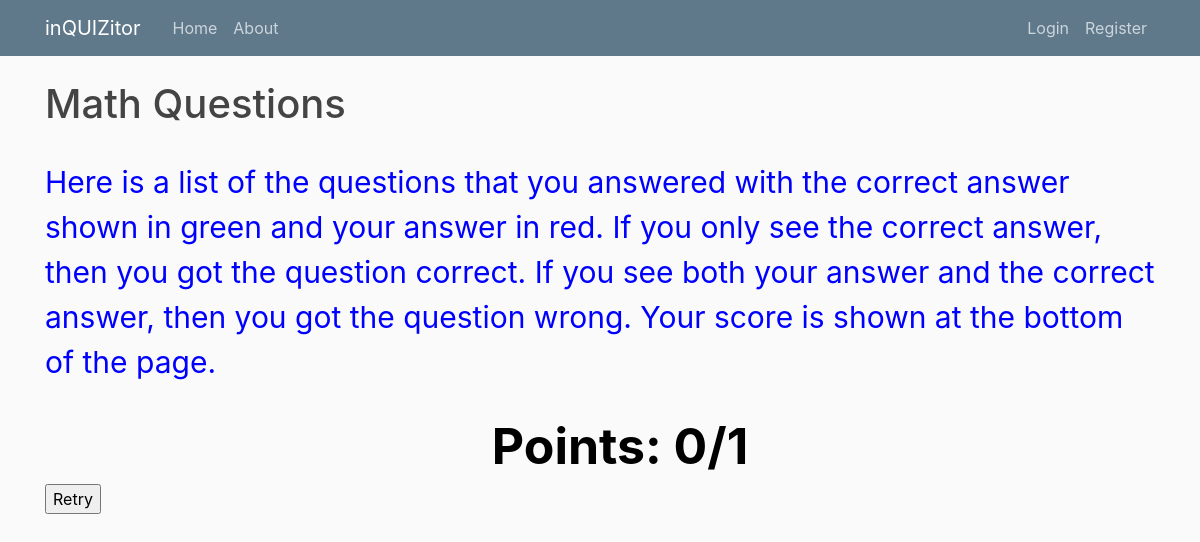
The app's page /polls/1/results/, older data.
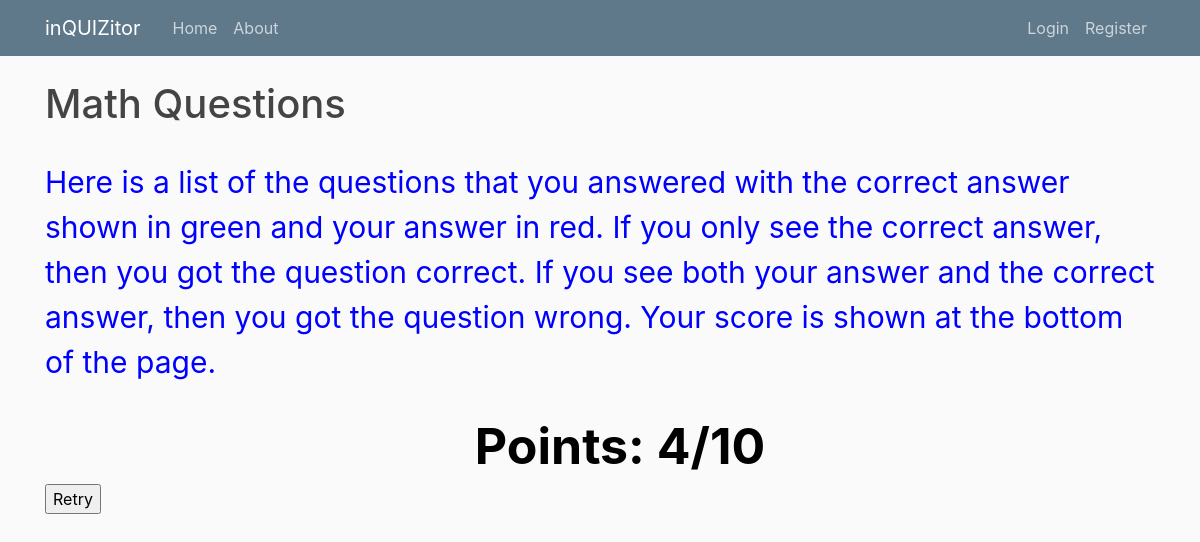
The same page, newer data.
### polls/models.py (models this page shows, shortened)
class Subject(models.Model):
    objects = RandomManager()
    subject_text = models.CharField(max_length=200)
    pub_date = models.DateTimeField('date published')

class Counter(models.Model):
    counter = models.IntegerField(default=0, null=True)
    def __str__(self):
        return str(self.counter)

### polls/views.py (the view)
# urls.py: path('<int:pk>/results/', views.ResultsView.as_view(), name='results'),
class ResultsView(generic.DetailView):
    model = Subject
    template_name = 'polls/results.html'
    def get_context_data(self, *args, **kwargs):
        context = super().get_context_data(**kwargs)
        context['counter'] = Counter.objects.get(pk=1)
        context['choice'] = Choice.objects.all()
        context['question'] = Question.objects.get(pk=self.kwargs['pk'])
        return context
    '''def form_valid(self, form, *args, **kwargs):
        # This method is called when valid form data has been POSTed.
        # It should return an HttpResponse.
        form=NameForm(self.request.GET)
        print(self.request.GET)

        if 'retry' in self.request.GET:
            return HttpResponseRedirect(reverse('polls:detail', args=(self.kwargs['pk'],)))

        return super().form_valid(form)'''

### polls/templates/polls/results.html (shortened to what this page needs)
{% extends "polls/base.html" %}
{% block content %}
<!DOCTYPE html>
<html lang="en">
<head>
    {% load static %}
    <link rel="stylesheet" href="{% static 'results.css'%}" />
</head>
<body>
    <h1>{{ subject.subject_text }}</h1>
    <br>
    <p class="result-instructions">Here is a list of the questions that you answered with the correct answer shown in green and your answer in red. If you only see
    the correct answer, then you got the question correct. If you see both your answer and the correct answer, then you got the question
    wrong. Your score is shown at the bottom of the page.
    </p>
    <br>
<ul>
    <p class="points"> Points: {{ counter }}/{{ choice.count }} </p>
</ul>
<form method="GET" action="{% url 'polls:detail' subject.id question.id %}">
    <input type="submit" name="retry" value="Retry">
</form>
</body>
</html>
{% endblock %}

### polls/templates/polls/base.html (shortened to what this page needs)
{% load static %}
<!DOCTYPE html>
<html>
<head>
    <link rel="stylesheet" href="https://maxcdn.bootstrapcdn.com/bootstrap/4.0.0/css/bootstrap.min.css">
    <link rel="stylesheet" type="text/css" href="{% static 'main.css' %}">
</head>
<body>
    <header class="site-header">
      <nav class="navbar navbar-expand-md navbar-dark bg-steel fixed-top">
        <div class="container">
          <a class="navbar-brand mr-4" href="{% url 'polls:index' %}">inQUIZitor</a>
          <div class="collapse navbar-collapse" id="navbarToggle">
            <div class="navbar-nav mr-auto">
              <a class="nav-item nav-link" href="{% url 'polls:index' %}">Home</a>
              <a class="nav-item nav-link" href="{% url 'polls:about' %}">About</a>
            </div>
            <div class="navbar-nav">
              {% if user.is_authenticated %}
                <a class="nav-item nav-link" href="{% url 'post-create' %}">New Post</a>
                <a class="nav-item nav-link" href="{% url 'profile' %}">Profile</a>
                <a class="nav-item nav-link" href="{% url 'logout' %}">Logout</a>
              {% else %}
                <a class="nav-item nav-link" href="{% url 'login' %}">Login</a>
                <a class="nav-item nav-link" href="{% url 'register' %}">Register</a>
              {% endif %}
          </div>
        </div>
      </nav>
    </header>
    <main role="main" class="container">
      {% block content %} {% endblock %}
    </main>
</body>
</html>

### polls/static/main.css (style rules this page uses)
body { background: #fafafa; color: #333333; margin-top: 5rem; }
h1, h2, h3, h4, h5, h6 { color: #444444; }
ul { margin: 0; }
.bg-steel { background-color: #5f788a; }
.site-header .navbar-nav .nav-link { color: #cbd5db; }

### polls/static/results.css (style rules this page uses)
.points { font-size: 50px; font-weight: bold; color: #000; margin: 0; padding: 0; text-align: center; }
p { font-size: 25px; color: #000; margin: 0; padding: 0; }
.result-instructions { font-size: 30px; color : blue; }

Row changes from the older to the newer data that the page shows:
changed Counter: counter "0" → "4"
Text that changed along with them:
{{ choice.count }}: "1" → "10"
